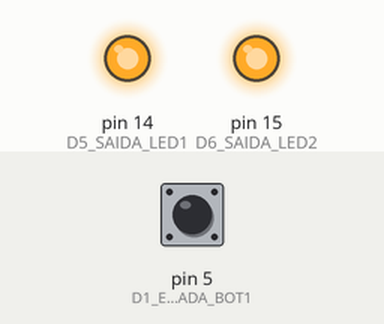
Simulated run of this sketch. Board: Arduino Uno, built with avr-gcc and run on an emulated ATmega328P. Shown: output pins drawn as LEDs (lit = HIGH). Inputs (shaded band) come from the test bench; at power-on: pin 5 (D1_ENTRADA_BOT1) HIGH.

Above: at 1.2 s.
1.3 s: pin 5 (D1_ENTRADA_BOT1) pulled LOW for 0.15 s
At 2.4 s:
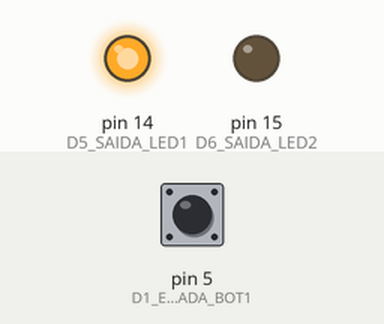
3.0 s: pin 5 (D1_ENTRADA_BOT1) pulled LOW for 1 s
At 4.5 s:
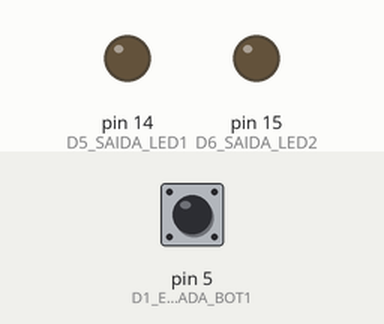
5.5 s: pin 5 (D1_ENTRADA_BOT1) pulled LOW for 3.2 s
At 6.9 s:
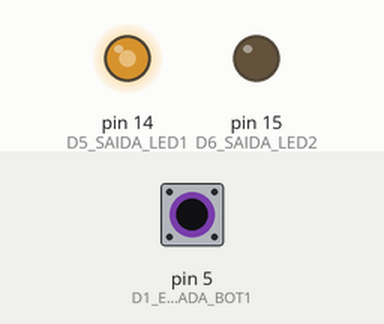
Timing chart, 0 to 10.2 s (numbered marks = the images above; inputs shaded):
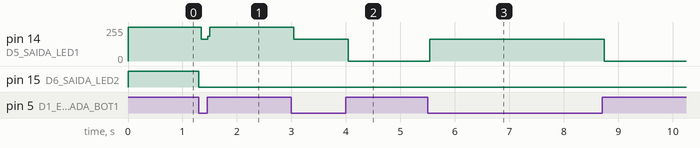

The sketch:

Questao_1.ino
```cpp
//Definição dos pinos
#define D5_SAIDA_LED1 14
#define D6_SAIDA_LED2 15
#define D1_ENTRADA_BOT1 5
#define LIGAR_LED LOW
#define DESLIGAR_LED HIGH
#define BOTAO_ACIONADO LOW
#define BOTAO_LIBERADO HIGH

void setup() {
 pinMode(D5_SAIDA_LED1, OUTPUT);
   digitalWrite(D5_SAIDA_LED1, DESLIGAR_LED);
 pinMode(D6_SAIDA_LED2, OUTPUT);
  digitalWrite(D6_SAIDA_LED2, DESLIGAR_LED);
 pinMode(D1_ENTRADA_BOT1, INPUT_PULLUP);

}

void loop() {
   if(digitalRead(D1_ENTRADA_BOT1) == BOTAO_ACIONADO){
    digitalWrite(D5_SAIDA_LED1, LIGAR_LED);
  }
   if(digitalRead(D1_ENTRADA_BOT1) == BOTAO_ACIONADO){
    digitalWrite(D5_SAIDA_LED1, DESLIGAR_LED);
     digitalWrite(D6_SAIDA_LED2, LIGAR_LED);
}
}
```

Measured:
- after the input at 1.3 s, pin 14 (D5_SAIDA_LED1): 255/255 → 162/255 at once, → 255/255 0.12 s later; pin 15 (D6_SAIDA_LED2): HIGH → LOW at once
- after the input at 3.0 s, pin 14 (D5_SAIDA_LED1): 255/255 → 162/255 at once, → 0/255 1.0 s later
- after the input at 5.5 s, pin 14 (D5_SAIDA_LED1): 0/255 → 162/255 at once, → 0/255 3.2 s later
